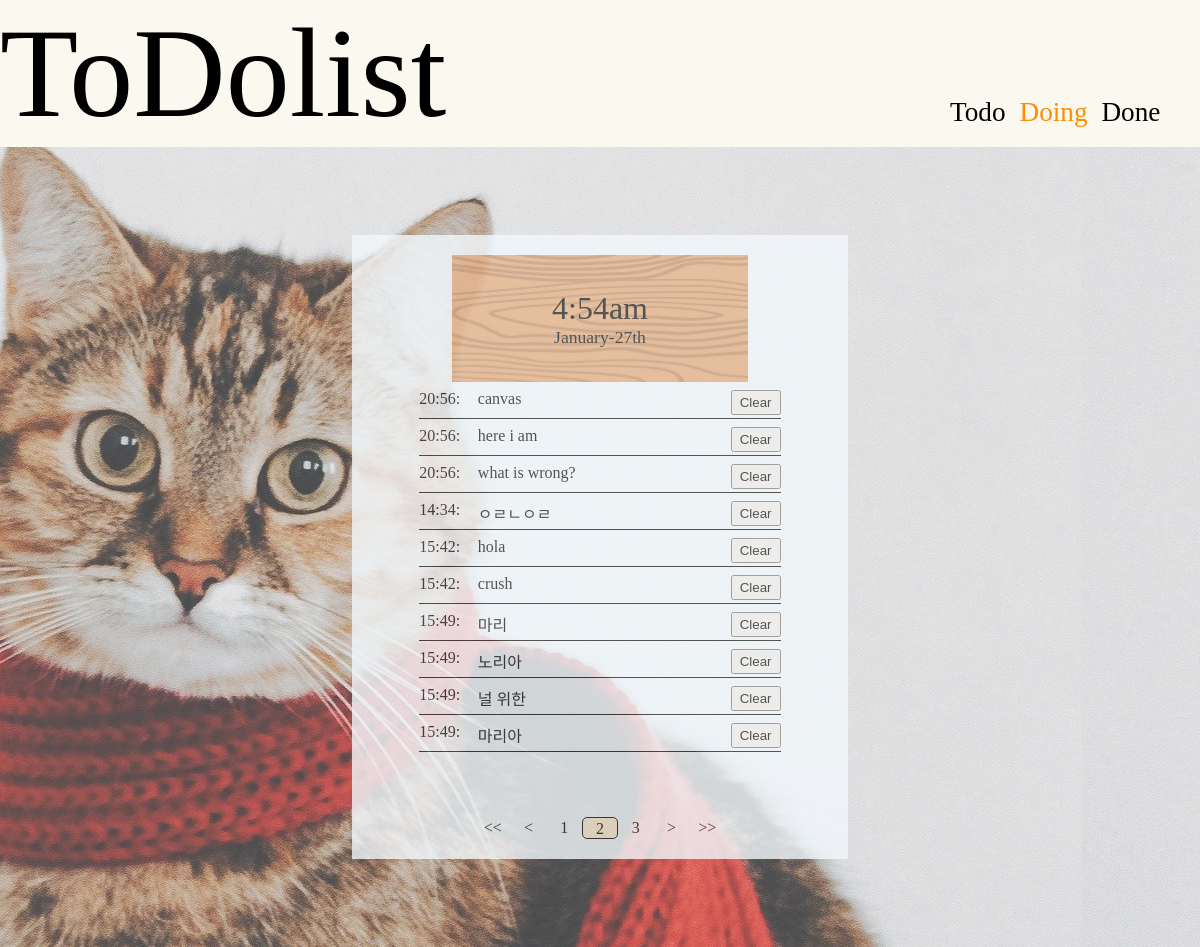
The app's page /doing?page=2 with its own data.
### tables this page shows
CREATE TABLE "list" (
	"id"	INTEGER NOT NULL,
	"title"	TEXT,
	"time"	TEXT,
	"date"	TEXT,
	"done"	INTEGER NOT NULL DEFAULT 0,
	PRIMARY KEY("id" AUTOINCREMENT)
);

### __init__.py (the view)
@app.route("/doing")
def doing():
  page =request.args.get('page',type=int, default=1)
  conn = sqlite3.connect("./static/db/todolistdb.db")
  perpage = 10
  page_indexing=3
  total=""
  with conn:
    cursor = conn.cursor()
    sql= "select count(id) from list where done =0"
    cursor.execute(sql)
    total =cursor.fetchone()
    data=(perpage,(page-1)*perpage)
    sql = "select * from list where done =0 limit ? offset ?"
    result = cursor.execute(sql,data)
  total = list(total)
  total = total[0]
  page_count =total //perpage
  if total % perpage >=1:
    page_count= page_count+1
  if page%page_indexing==0:
    first_index =page-page_indexing
    last_index=page
  else:
    first_index=page-(page%page_indexing)
    last_index= page+(page_indexing-(page%page_indexing))
  if page_count<=last_index:
    last_index =page_count
  if first_index-perpage <0:
    prev_index=1
  else:
    prev_index=first_index-perpage
  if last_index + perpage >page_count:
    next_index=page_count
  else:
    next_index=last_index+1
  paging_items ={"page" :page,
                "total_page" :total ,
                "page_count":page_count,
                "first_index":first_index,
                "last_index":last_index,
                "prev_index":prev_index,
                "next_index":next_index
                }
  return render_template("doing.html",result=result,paging_items=paging_items)

### templates/doing.html (shortened to what this page needs)
{% extends "index.html"%}
{% block todoform %}
<div id="doinglist" class="doinglist">
  {% for line in result%}
  <div id ="{{line[0]}}"class="line">
    <div class="line_date">{{line[2]}}</div>
    <div class="line_title">{{line[1]}}</div>
    <button class="clear" onclick="ajax({{line[0]}})">Clear</button>
  </div>
  {% endfor %}
  </div>
  <div class="paging" >
      <a href="/doing?page={{paging_items.prev_index}}"><<</a>
    {% if paging_items.page-1 ==0 %}
      <a href="/doing?page=1"><</a>
      {% else %}
      <a href="/doing?page=1"><</a>
    {% endif %}
    {% for line in range(paging_items.first_index+1,paging_items.last_index+1) %}
      <a id={{line}} href="/doing?page={{line}}">{{line}}</a>
    {% endfor %}
    {% if paging_items.page+1 > paging_items.page_count %}
      <a href="/doing?page={{paging_items.page}}">></a>
    {% else %}
      <a href="/doing?page={{paging_items.page+1}}">></a>
    {% endif %}
      <a href="/doing?page={{paging_items.next_index}}">>></a>
      </div>
  </div>
{% endblock todoform %}

### static/css/style.css (style rules this page uses)
body { margin:0; padding:0; background-color: #FBF8EF }
.doinglist { width:88%; min-height: 380px; }
.line { border-bottom: 1px solid black; display: flex; justify-content: space-evenly; margin:8px 20px; padding-bottom:3px; }
.line div { height: 20px; box-sizing: border-box; }
.line_title { width:200px; flex-grow:3; overflow:hidden; text-overflow: ellipsis; white-space: nowrap; }
.line_date { flex-grow:1; }
.clear { text-align: center; width:50px; height:25px; }
.line_date::after { content: ":"; }
.paging { align-self:flex-end; display: flex; justify-content: space-around; width:250px; margin:0; padding:0; }
.paging a { display: inline-block; padding:2px; box-sizing: border-box; width:40px; height:22px; text-align:center; text-decoration: none; }
.paging a { color:black; text-decoration: none; }

### records on screen
list: time "20:56", title "canvas"
list: time "20:56", title "here i am"
list: time "20:56", title "what is wrong?"
list: time "14:34", title "ㅇㄹㄴㅇㄹ"
list: time "15:42", title "hola"
list: time "15:42", title "crush"
list: time "15:49", title "마리"
list: time "15:49", title "노리아"
list: time "15:49", title "널 위한"
list: time "15:49", title "마리아"

### other values on screen
{{ line }} "1" "2" "3"
